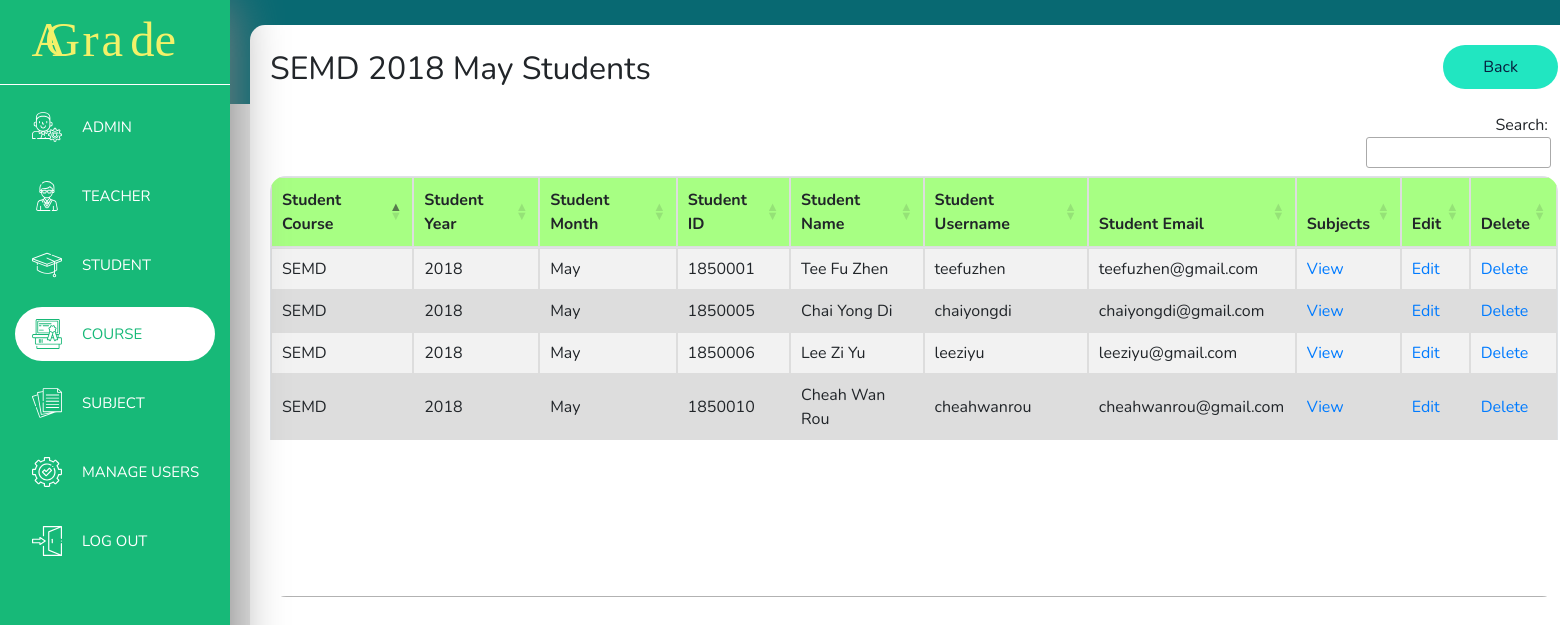
The app's page /courseStudents.php?courseID=SEMD&year=2018&month=May (signed in) with its own data.
### tables this page shows
CREATE TABLE `student` (
  `No` int(200) NOT NULL,
  `studentID` varchar(200) NOT NULL,
  `studentName` varchar(200) NOT NULL,
  `studentUid` varchar(200) NOT NULL,
  `studentEmail` varchar(200) NOT NULL,
  `studentCourse` varchar(200) NOT NULL,
  `studentYear` int(4) NOT NULL,
  `studentMonth` varchar(20) NOT NULL
);

### courseStudents.php (the view, shortened to what this page needs)
<?php
    require "header.php";
    require "backendphp/condb_back.php";
    $courseID = $_GET['courseID'];
    $year = $_GET['year'];
    $month = $_GET['month'];
?>
    <main>
        <div class="content">
            <div class="courseStudent-main">
                <label class="courseStudent-label"><?= $courseID." ".$year." ".$month ?> Students</label>
                <a class="back-btn" href="javascript:history.go(-1)"><span>Back</span></a>
                <table class="table table-striped table-bordered courseStudentDatatable">
                    <thead>
                        <tr>
                            <th>Student Course</th>
                            <th>Student Year</th>
                            <th>Student Month</th>
                            <th>Student ID</th>
                            <th>Student Name</th>
                            <th>Student Username</th>
                            <th>Student Email</th>
                            <?php
                                if ($_SESSION['userType'] == "admin") {
                                    echo "<th>Subjects</th>";
                                    echo "<th>Edit</th>";
                                    echo "<th>Delete</th>";
                                }
                                else{
                                    echo "<th>Subjects</th>";
                                }
                            ?>
                        </tr>
                    </thead>
                    <tbody>
                        <?php
                        $sql = mysqli_query($conn, "SELECT * FROM student WHERE studentCourse = '$courseID' AND studentYear = '$year' AND studentMonth = '$month'");
                        while ($row = mysqli_fetch_array($sql)){
                            echo "<tr>";
                            echo "<td>" . $row['studentCourse'] . "</td>";
                            echo "<td>" . $row['studentYear'] . "</td>";
                            echo "<td>" . $row['studentMonth'] . "</td>";
                            echo "<td>" . $row['studentID'] . "</td>";
                            echo "<td>" . $row['studentName'] . "</td>";
                            echo "<td>" . $row['studentUid'] . "</td>";
                            echo "<td>" . $row['studentEmail'] . "</td>";
                            if ($_SESSION['userType'] == "admin") {
                                echo "<td><a href='studentScore.php?stdID=" . $row['studentID'] . "'>View</a></td>";
                                echo "<td><a href='editStudent.php?stdID=" . $row['studentID'] . "'>Edit</a></td>";
                                echo "<td><a href='backendphp/deleteCourseStudent-back.php?stdID=" . $row['studentID'] . "&courseID=".$row['studentCourse']."&year=".$row['studentYear']."&month=".$row['studentMonth']."' onclick='return confirm(\"Confirm Delete ?\");'>Delete</a></td>";
                            }
                            else{
                                echo "<td><a href='courseStudentsScore.php?stdID=" . $row['studentID'] . "'>View</a></td>";
                            }
                            echo "</tr>";
                        }
                        ?>
                    </tbody>
                </table>
            </div>
        </div>
    </main>
<?php
    require "footer.php";
?>

### css/header.css (style rules this page uses)
body { margin: 0; font-family: Nunito, sans-serif; background: -webkit-gradient(linear, left top, left bottom, color-stop(13%, #086972), color-stop(13%, #e6e6e6)); background: linear-gradient(#086972 13%, #e6e6e6 13%); height: 100vh; }
main { height: 657px; }
main .content { display: inline-block; margin: 25px 25px 25px 250px; width: 166vh; height: 93vh; border-radius: 15px; background-color: white; }

### css/courseStudent.css (style rules this page uses)
.courseStudent-label { display: inline-block; margin: 20px; font-size: 32px; }
.courseStudent-main .back-btn { float: right; background-color: #21e6c1; color: #071e3d; margin: 20px; padding: 10px 40px; border-radius: 34px; text-decoration: none; text-align: center; vertical-align: middle; }
.courseStudent-main .dataTables_wrapper .table tr:nth-child(even) { background-color: #dddddd; }
.courseStudent-main .dataTables_wrapper .table th { border: 1px solid #dddddd; background-color: #a7ff83; text-align: left; }
.courseStudent-main .dataTables_wrapper .table td { border: 1px solid #dddddd; text-align: left; }

### records on screen
student: studentCourse "SEMD", studentYear "2018", studentMonth "May", studentID "1850001", studentName "Tee Fu Zhen", studentUid "teefuzhen", studentEmail "teefuzhen@gmail.com"
student: studentCourse "SEMD", studentYear "2018", studentMonth "May", studentID "1850005", studentName "Chai Yong Di", studentUid "chaiyongdi", studentEmail "chaiyongdi@gmail.com"
student: studentCourse "SEMD", studentYear "2018", studentMonth "May", studentID "1850006", studentName "Lee Zi Yu", studentUid "leeziyu", studentEmail "leeziyu@gmail.com"
student: studentCourse "SEMD", studentYear "2018", studentMonth "May", studentID "1850010", studentName "Cheah Wan Rou", studentUid "cheahwanrou", studentEmail "cheahwanrou@gmail.com"

### other values on screen
$courseID "SEMD"
$year "2018"
$month "May"
